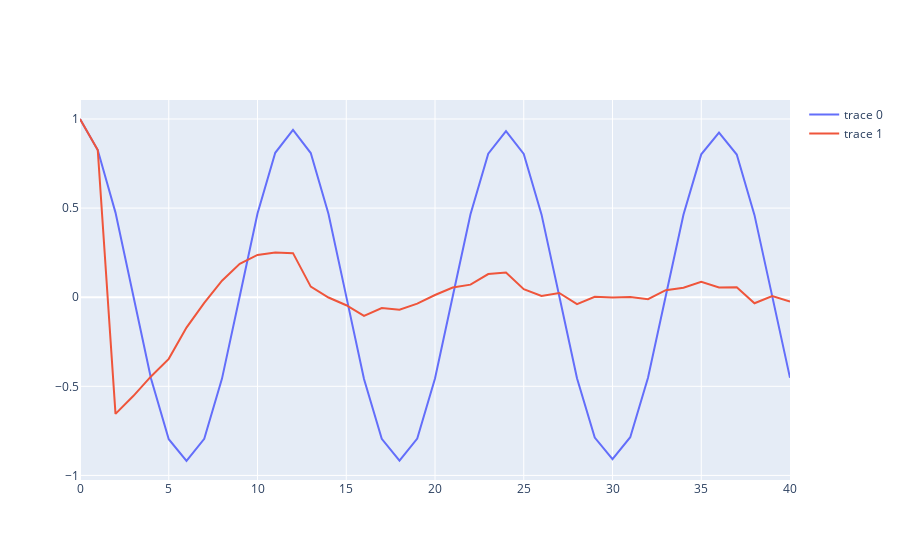

The notebook cell this image was saved under:
### Code cell
import statsmodels.tsa.stattools as st
def acfAnalyze(x):
    plot(enumerate(st.acf(x,fft=True)),enumerate(st.pacf(x)))

acfAnalyze(list(y(get_data())))
